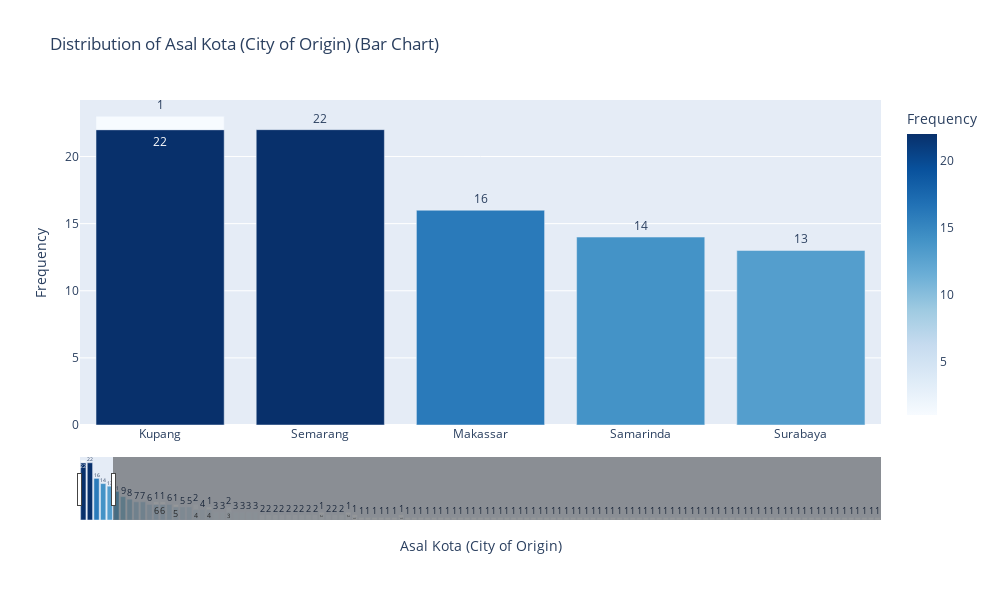

The notebook cell this image was saved under:
### Markdown cell above
### Distribusi Asal Kota Dari Asal Provinsi Bukan Jawa Timur

### Code cell
plot_vertical_bar(demografi_df[demografi_df['Asal Provinsi (Province of origin)']!='Jawa Timur'], 'Asal Kota (City of Origin)')

### Figure 1 — Plotly figure (JSON) as saved in the notebook; plotly's stock layout.template omitted (floating-point values rounded to 4 significant figures; data arrays with more than 128 entries replaced by an {"elided": "..."} marker saying what was removed)
{"data": [{"hovertemplate": "Asal Kota (City of Origin)=%{x}<br>Frequency=%{marker.color}<extra></extra>", "legendgroup": "", "marker": {"color": {"elided": "132 int values"}, "coloraxis": "coloraxis", "pattern": {"shape": ""}}, "name": "", "orientation": "v", "showlegend": false, "text": {"elided": "132 float values"}, "textposition": "outside", "type": "bar", "x": {"elided": "132 str values"}, "xaxis": "x", "y": {"elided": "132 int values"}, "yaxis": "y"}], "layout": {"barmode": "relative", "coloraxis": {"colorbar": {"title": {"text": "Frequency"}}, "colorscale": [[0, "rgb(247,251,255)"], [0.125, "rgb(222,235,247)"], [0.25, "rgb(198,219,239)"], [0.375, "rgb(158,202,225)"], [0.5, "rgb(107,174,214)"], [0.625, "rgb(66,146,198)"], [0.75, "rgb(33,113,181)"], [0.875, "rgb(8,81,156)"], [1, "rgb(8,48,107)"]]}, "height": 600, "legend": {"tracegroupgap": 0}, "title": {"text": "Distribution of Asal Kota (City of Origin) (Bar Chart)"}, "width": 1000, "xaxis": {"anchor": "y", "categoryarray": {"elided": "132 str values"}, "categoryorder": "array", "domain": [0, 1], "range": [-0.5, 4.5], "rangeslider": {"visible": true}, "title": {"text": "Asal Kota (City of Origin)"}, "type": "category"}, "yaxis": {"anchor": "x", "domain": [0, 1], "title": {"text": "Frequency"}}}}
